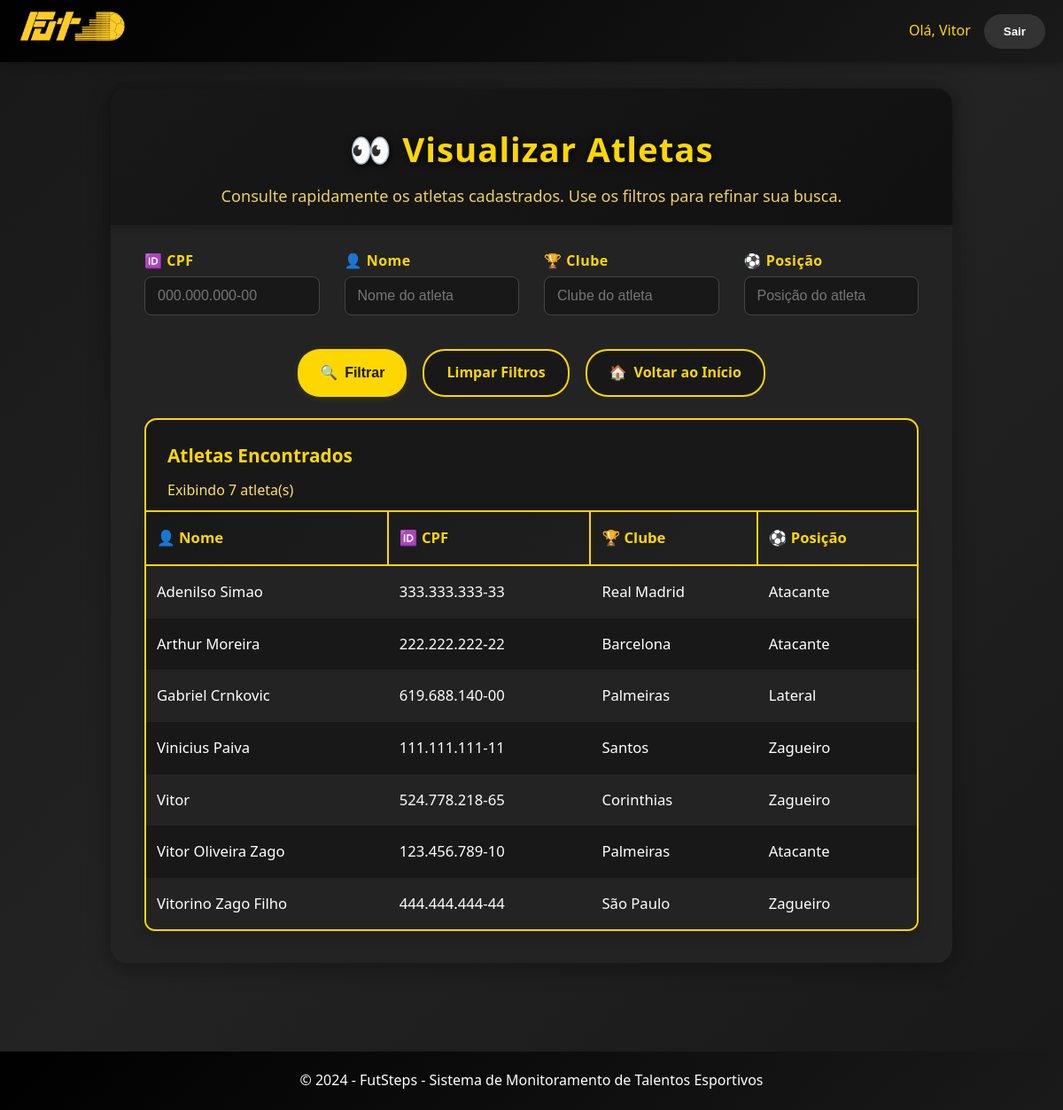
/visualizarAtleta/ (signed in), run on an earlier commit of the app's database.
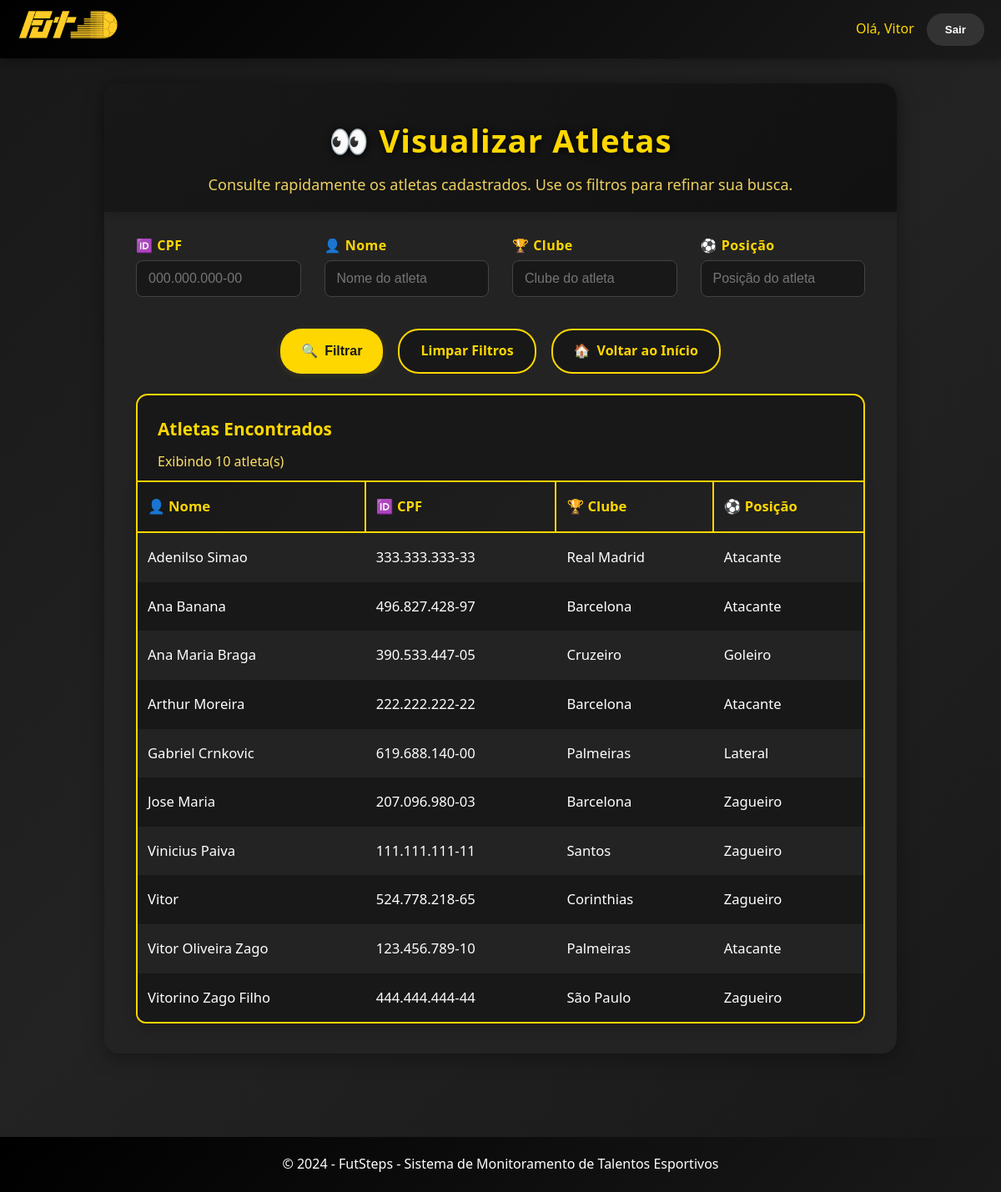
And on a later commit of the database.
### atleta_app/models.py (models this page shows, shortened)
class Atleta(models.Model):
    nome = models.CharField(max_length=100, db_index=True)  # Índice para busca por nome
    cpf = models.CharField(unique = True, max_length=14, db_index=True)  # Índice para busca por CPF
    idade = models.IntegerField()
    altura = models.FloatField()
    clube = models.CharField(max_length=100, db_index=True)  # Índice para busca por clube
    peso = models.FloatField()
    posicao = models.CharField(max_length=100, db_index=True)  # Índice para busca por posição
    numeroTotalDeJogos = models.IntegerField()
    numeroDeJogosComoTitular = models.IntegerField()
    class Meta:
        indexes = [
            models.Index(fields=['nome']),
            models.Index(fields=['cpf']),
            models.Index(fields=['clube']),
            models.Index(fields=['posicao']),
            models.Index(fields=['nome', 'clube']),  # Índice composto para buscas múltiplas
            models.Index(fields=['clube', 'posicao']),  # Índice composto para buscas múltiplas
        ]
    @classmethod
    def visualizar_atleta(cls, cpf=None, nome=None, clube=None, posicao=None, use_cache=True):
        cache_key = f"atleta_search_{cpf}_{nome}_{clube}_{posicao}"
        if use_cache:
            cached_result = cache.get(cache_key)
            if cached_result is not None:
                return cached_result
        if cpf:
            try:
                atleta = cls.objects.only(
                    'nome', 'cpf', 'idade', 'altura', 'clube', 'peso',
                    'posicao', 'numeroTotalDeJogos', 'numeroDeJogosComoTitular'
                ).get(cpf=cpf)
                result = ([atleta], None)
            except ObjectDoesNotExist:
                result = ([], 'Atleta não encontrado. Verifique o CPF digitado.')
        else:
            filters = Q()
            if nome:
                filters &= Q(nome__icontains=nome)
            if clube:
                filters &= Q(clube__icontains=clube)
            if posicao:
                filters &= Q(posicao__icontains=posicao)
            atletas = cls.objects.only(
                'nome', 'cpf', 'idade', 'altura', 'clube', 'peso',
                'posicao', 'numeroTotalDeJogos', 'numeroDeJogosComoTitular'
            ).filter(filters).order_by('nome')
            result = (atletas, None)
        if use_cache:
            cache.set(cache_key, result, 300)  # 5 minutos
        return result

### atleta_app/views.py (the view)
# urls.py: path('visualizarAtleta/', views.visualizar_atleta, name='visualizarAtleta'),
@login_required
@require_http_methods(["GET"])
def visualizar_atleta(request):
    cpf = request.GET.get('cpf', '').strip()
    nome = request.GET.get('nome', '').strip()
    clube = request.GET.get('clube', '').strip()
    posicao = request.GET.get('posicao', '').strip()
    atletas, error_message = Atleta.visualizar_atleta(
        cpf=cpf if cpf else None,
        nome=nome if nome else None,
        clube=clube if clube else None,
        posicao=posicao if posicao else None,
        use_cache=True
    )
    return render(request, 'atleta_app/visualizarAtleta.html', {
        'atletas': atletas,
        'cpf': cpf,
        'nome': nome,
        'clube': clube,
        'posicao': posicao,
        'error_message': error_message
    })

### atleta_app/templates/atleta_app/visualizarAtleta.html (shortened to what this page needs)
{% extends "atleta_app/base.html" %}
{% block content %}
<div class="visualizar-atleta-card">
    <div class="visualizar-atleta-header">
        <h1>👀 Visualizar Atletas</h1>
        <p>Consulte rapidamente os atletas cadastrados. Use os filtros para refinar sua busca.</p>
    </div>
    <form method="get" action="{% url 'visualizarAtleta' %}" class="visualizar-atleta-form">
        <div class="form-group">
            <label for="cpf">🆔 CPF</label>
            <input type="text" id="cpf" name="cpf" class="cpf-input" placeholder="000.000.000-00" maxlength="14" value="{{ cpf|default:'' }}" autocomplete="off" />
        </div>
        <div class="form-group">
            <label for="nome">👤 Nome</label>
            <input type="text" id="nome" name="nome" placeholder="Nome do atleta" value="{{ nome|default:'' }}" />
        </div>
        <div class="form-group">
            <label for="clube">🏆 Clube</label>
            <input type="text" id="clube" name="clube" placeholder="Clube do atleta" value="{{ clube|default:'' }}" />
            </div>
        <div class="form-group">
            <label for="posicao">⚽ Posição</label>
            <input type="text" id="posicao" name="posicao" placeholder="Posição do atleta" value="{{ posicao|default:'' }}" />
        </div>
        <div class="form-actions">
            <button type="submit" class="btn btn-primary"><span class="btn-icon">🔍</span> Filtrar</button>
            <a href="{% url 'visualizarAtleta' %}" class="btn btn-secondary">Limpar Filtros</a>
            <a href="{% url 'home' %}" class="btn btn-secondary"><span class="btn-icon">🏠</span> Voltar ao Início</a>
        </div>
    </form>
    <div class="visualizar-atleta-table-wrapper">
        {% if atletas %}
        <div class="atleta-encontrados-card">
            <h2>Atletas Encontrados</h2>
            <p>Exibindo {{ atletas|length }} atleta(s)</p>
        </div>
        <div class="responsive-table">
            <table class="atleta-table">
                <thead>
                    <tr class="table-header">
                        <th class="table-cel">👤 Nome</th>
                        <th class="table-cel">🆔 CPF</th>
                        <th class="table-cel">🏆 Clube</th>
                        <th class="table-cel">⚽ Posição</th>
                    </tr>
                </thead>
                <tbody>
                    {% for atleta in atletas %}
                    <tr class="table-row">
                        <td class="table-cel">{{ atleta.nome }}</td>
                        <td class="table-cel">{{ atleta.cpf }}</td>
                        <td class="table-cel">{{ atleta.clube }}</td>
                        <td class="table-cel">{{ atleta.posicao }}</td>
                    </tr>
                    {% endfor %}
                </tbody>
            </table>
        </div>
        {% else %}
            <div class="atleta-header" style="margin-top: 24px;">
                <p style="color:#FFD700;">Nenhum atleta encontrado.</p>
            </div>
        {% endif %}
    </div>
</div>
{% endblock %}

### atleta_app/templates/atleta_app/base.html (shortened to what this page needs)
{% load static %}
<!DOCTYPE html>
<html lang="pt-BR">
<head>
    <link rel="stylesheet" type="text/css" href="{% static 'atleta_app/css/style.css' %}"/>
    <link rel="stylesheet" href="{% static 'atleta_app/css/all.min.css' %}">
</head>
<body>
    <header class="main-header">
        <div class="header-container">
            <div class="logo">
                <a href="{% url 'home' %}">
                    <img src="{% static 'atleta_app/images/logo.png' %}" alt="FutSteps Logo">
                </a>
            </div>
            <nav class="main-nav">
                {% if user.is_authenticated %}
                    <div class="user-menu">
                        <span class="user-name">Olá, {{ user.first_name }}</span>
                        <form method="post" action="{% url 'logout' %}" style="display: inline;">
                            <button type="submit" class="nav-btn logout-btn">Sair</button>
                        </form>
                    </div>
                {% else %}
                    <a href="{% url 'login' %}" class="nav-btn">Entrar</a>
                    <a href="{% url 'register' %}" class="nav-btn register-btn">Criar Conta</a>
                {% endif %}
            </nav>
        </div>
    </header>
    <main class="main-content">
        {% block content %}
        {% endblock %}
    </main>
    <footer class="main-footer">
        <div class="footer-container">
            <p>&copy; 2024 - FutSteps - Sistema de Monitoramento de Talentos Esportivos</p>
        </div>
    </footer>
</body>
</html>

### atleta_app/static/atleta_app/css/style.css (style rules this page uses)
* { margin: 0; padding: 0; box-sizing: border-box; }
body { font-family: 'Segoe UI', Tahoma, Geneva, Verdana, sans-serif; line-height: 1.6; color: #333; background-color: #f8f9fa; }
.main-header { background: linear-gradient(135deg, #000000 0%, #1a1a1a 100%); box-shadow: 0 2px 10px rgba(0,0,0,0.3); position: fixed; top: 0; width: 100%; z-index: 1000; }
.header-container { max-width: 1200px; margin: 0 auto; padding: 0 20px; display: flex; justify-content: space-between; align-items: center; height: 70px; }
.logo img { height: 40px; margin-right: 10px; }
.main-nav { display: flex; align-items: center; gap: 20px; }
.nav-btn { padding: 10px 20px; border-radius: 25px; text-decoration: none; font-weight: 500; transition: all 0.3s ease; border: 2px solid transparent; }
.logout-btn { background: #333333; color: white; border-color: #333333; font-weight: 600; }
.user-menu { display: flex; align-items: center; gap: 15px; }
.user-name { color: #FFD700; font-weight: 500; }
.main-content { margin-top: 70px; min-height: calc(100vh - 70px - 60px); }
.btn { padding: 15px 30px; border-radius: 30px; text-decoration: none; font-weight: 600; font-size: 1.1rem; transition: all 0.3s ease; border: 2px solid transparent; display: flex; align-items: center; justify-content: center; text-align: center; cursor: pointer; min-height: 50px; gap: 8px; }
.main-footer { background: linear-gradient(135deg, #000000 0%, #1a1a1a 100%); color: white; text-align: center; padding: 20px 0; margin-top: auto; }
.footer-container { max-width: 1200px; margin: 0 auto; padding: 0 20px; }
.form-actions { display: flex; gap: 15px; justify-content: center; margin-top: 30px; flex-wrap: wrap; }
.form-actions .btn { min-width: 120px; padding: 12px 25px; font-size: 1rem; border-radius: 25px; text-decoration: none; font-weight: 600; transition: all 0.3s ease; border: 2px solid transparent; cursor: pointer; display: flex; align-items: center; justify-content: center; gap: 8px; }
.btn-primary { background: #FFD700; color: #000000; border-color: #FFD700; font-weight: 700; }
.btn-secondary { background: white; color: #000000; border-color: #FFD700; font-weight: 600; }
.form-actions .btn-primary { background: #FFD700; color: #000000; border-color: #FFD700; }
.form-actions .btn-secondary { background: white; color: #000000; border-color: #333333; }
.responsive-table { width: 100%; overflow-x: auto; background: white; border-radius: 10px; box-shadow: 0 5px 15px rgba(0,0,0,0.2); margin: 20px 0; border: 2px solid #FFD700; }
.atleta-table { width: 100%; border-collapse: collapse; }
.table-header { background: linear-gradient(135deg, #000000 0%, #1a1a1a 100%); color: #FFD700; font-weight: 600; }
.table-row { border-bottom: 1px solid #e1e5e9; }
.table-row:nth-child(even) { background: #fffbf0; }
.table-cel { padding: 15px; text-align: left; }

What changed in the data, as far as the page shows it:
added Atleta: nome "Ana Banana", cpf "496.827.428-97", clube "Barcelona", posicao "Atacante"
added Atleta: nome "Ana Maria Braga", cpf "390.533.447-05", clube "Cruzeiro", posicao "Goleiro"
added Atleta: nome "Jose Maria", cpf "207.096.980-03", clube "Barcelona", posicao "Zagueiro"
Also different on the page:
{{ atletas|length }}: "7" → "10"
